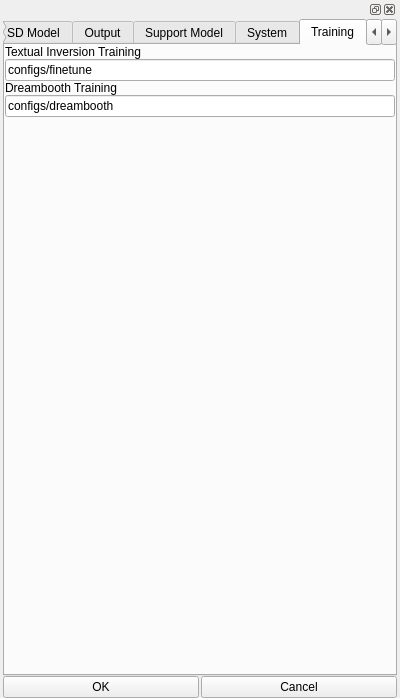
<?xml version="1.0" encoding="UTF-8"?>
<ui version="4.0">
 <class>Form</class>
 <widget class="QWidget" name="Form">
  <property name="geometry">
   <rect>
    <x>0</x>
    <y>0</y>
    <width>400</width>
    <height>698</height>
   </rect>
  </property>
  <property name="windowTitle">
   <string>Form</string>
  </property>
  <property name="accessibleName">
   <string>systemConfig</string>
  </property>
  <layout class="QVBoxLayout" name="verticalLayout_9">
   <property name="spacing">
    <number>0</number>
   </property>
   <property name="leftMargin">
    <number>3</number>
   </property>
   <property name="topMargin">
    <number>0</number>
   </property>
   <property name="rightMargin">
    <number>3</number>
   </property>
   <property name="bottomMargin">
    <number>0</number>
   </property>
   <item>
    <widget class="QDockWidget" name="dockWidget">
     <property name="accessibleName">
      <string>systemConfig</string>
     </property>
     <widget class="QWidget" name="dockWidgetContents">
      <layout class="QGridLayout" name="gridLayout">
       <property name="leftMargin">
        <number>0</number>
       </property>
       <property name="topMargin">
        <number>0</number>
       </property>
       <property name="rightMargin">
        <number>0</number>
       </property>
       <property name="bottomMargin">
        <number>0</number>
       </property>
       <property name="horizontalSpacing">
        <number>2</number>
       </property>
       <property name="verticalSpacing">
        <number>0</number>
       </property>
       <item row="1" column="0">
        <widget class="QPushButton" name="ok">
         <property name="text">
          <string>OK</string>
         </property>
        </widget>
       </item>
       <item row="1" column="1">
        <widget class="QPushButton" name="cancel">
         <property name="text">
          <string>Cancel</string>
         </property>
        </widget>
       </item>
       <item row="0" column="0" colspan="2">
        <widget class="QTabWidget" name="tabWidget">
         <property name="currentIndex">
          <number>4</number>
         </property>
         <widget class="QWidget" name="tab_2">
          <attribute name="title">
           <string>SD Model</string>
          </attribute>
          <layout class="QVBoxLayout" name="verticalLayout_11">
           <property name="spacing">
            <number>0</number>
           </property>
           <property name="leftMargin">
            <number>0</number>
           </property>
           <property name="topMargin">
            <number>0</number>
           </property>
           <property name="rightMargin">
            <number>0</number>
           </property>
           <property name="bottomMargin">
            <number>0</number>
           </property>
           <item>
            <widget class="QLabel" name="label_14">
             <property name="text">
              <string>SD Model Dir</string>
             </property>
            </widget>
           </item>
           <item>
            <widget class="QLineEdit" name="models_path">
             <property name="text">
              <string>data/models</string>
             </property>
            </widget>
           </item>
           <item>
            <widget class="QLabel" name="label_23">
             <property name="text">
              <string>Custom SD Model Dir</string>
             </property>
            </widget>
           </item>
           <item>
            <widget class="QLineEdit" name="custom_models_dir">
             <property name="text">
              <string>data/models/custom</string>
             </property>
            </widget>
           </item>
           <item>
            <widget class="QLabel" name="label_16">
             <property name="text">
              <string>Aesthetic Gradients</string>
             </property>
            </widget>
           </item>
           <item>
            <widget class="QLineEdit" name="aesthetic_gradients_dir">
             <property name="text">
              <string>data/models/aesthetic_gradient</string>
             </property>
            </widget>
           </item>
           <item>
            <widget class="QLabel" name="label_21">
             <property name="text">
              <string>Hypernetwork</string>
             </property>
            </widget>
           </item>
           <item>
            <widget class="QLineEdit" name="hypernetwork_dir">
             <property name="text">
              <string>data/hypernetworks</string>
             </property>
            </widget>
           </item>
           <item>
            <widget class="QLabel" name="label_26">
             <property name="text">
              <string>Textual Inversion</string>
             </property>
            </widget>
           </item>
           <item>
            <widget class="QLineEdit" name="textual_inversion_dir">
             <property name="text">
              <string>data/textual_inversion</string>
             </property>
            </widget>
           </item>
           <item>
            <widget class="QLabel" name="label_29">
             <property name="text">
              <string>VAE</string>
             </property>
            </widget>
           </item>
           <item>
            <widget class="QLineEdit" name="vae_dir">
             <property name="text">
              <string>data/models/vae</string>
             </property>
            </widget>
           </item>
           <item>
            <spacer name="verticalSpacer_5">
             <property name="orientation">
              <enum>Qt::Vertical</enum>
             </property>
             <property name="sizeHint" stdset="0">
              <size>
               <width>20</width>
               <height>40</height>
              </size>
             </property>
            </spacer>
           </item>
          </layout>
         </widget>
         <widget class="QWidget" name="outputPath">
          <attribute name="title">
           <string>Output</string>
          </attribute>
          <layout class="QVBoxLayout" name="verticalLayout_4">
           <property name="spacing">
            <number>0</number>
           </property>
           <property name="leftMargin">
            <number>0</number>
           </property>
           <property name="topMargin">
            <number>0</number>
           </property>
           <property name="rightMargin">
            <number>0</number>
           </property>
           <property name="bottomMargin">
            <number>0</number>
           </property>
           <item>
            <widget class="QScrollArea" name="scrollArea">
             <property name="widgetResizable">
              <bool>true</bool>
             </property>
             <widget class="QWidget" name="scrollAreaWidgetContents">
              <property name="geometry">
               <rect>
                <x>0</x>
                <y>0</y>
                <width>386</width>
                <height>619</height>
               </rect>
              </property>
              <layout class="QVBoxLayout" name="verticalLayout_3">
               <property name="spacing">
                <number>0</number>
               </property>
               <property name="leftMargin">
                <number>0</number>
               </property>
               <property name="topMargin">
                <number>0</number>
               </property>
               <property name="rightMargin">
                <number>0</number>
               </property>
               <property name="bottomMargin">
                <number>0</number>
               </property>
               <item>
                <layout class="QVBoxLayout" name="verticalLayout">
                 <property name="spacing">
                  <number>0</number>
                 </property>
                 <property name="leftMargin">
                  <number>0</number>
                 </property>
                 <property name="rightMargin">
                  <number>0</number>
                 </property>
                 <item>
                  <widget class="QLabel" name="label">
                   <property name="text">
                    <string>Text to Image Output</string>
                   </property>
                  </widget>
                 </item>
                 <item>
                  <widget class="QLineEdit" name="txt2img_out_dir">
                   <property name="text">
                    <string>data/output/txt2img</string>
                   </property>
                  </widget>
                 </item>
                 <item>
                  <widget class="QLabel" name="label_2">
                   <property name="text">
                    <string>Image to Image Temp</string>
                   </property>
                  </widget>
                 </item>
                 <item>
                  <widget class="QLineEdit" name="img2img_tmp_dir">
                   <property name="text">
                    <string>data/output/img2img/tmp</string>
                   </property>
                  </widget>
                 </item>
                 <item>
                  <widget class="QLabel" name="label_3">
                   <property name="text">
                    <string>Image to Image Output</string>
                   </property>
                  </widget>
                 </item>
                 <item>
                  <widget class="QLineEdit" name="img2img_out_dir">
                   <property name="text">
                    <string>data/output/img2img/output</string>
                   </property>
                  </widget>
                 </item>
                 <item>
                  <widget class="QLabel" name="label_7">
                   <property name="text">
                    <string>Text to Video Single Frame Output</string>
                   </property>
                  </widget>
                 </item>
                 <item>
                  <widget class="QLineEdit" name="txt2vid_single_frame_dir">
                   <property name="text">
                    <string>data/output/txt2vid/singe_frame</string>
                   </property>
                  </widget>
                 </item>
                 <item>
                  <widget class="QLabel" name="label_4">
                   <property name="text">
                    <string>Text to Video Output</string>
                   </property>
                  </widget>
                 </item>
                 <item>
                  <widget class="QLineEdit" name="txt2vid_out_dir">
                   <property name="text">
                    <string>data/output/txt2vid/outputs</string>
                   </property>
                  </widget>
                 </item>
                 <item>
                  <widget class="QLabel" name="label_5">
                   <property name="text">
                    <string>Video to Video Temp</string>
                   </property>
                  </widget>
                 </item>
                 <item>
                  <widget class="QLineEdit" name="vid2vid_tmp_dir">
                   <property name="text">
                    <string>data/output/vid2vid/tmp</string>
                   </property>
                  </widget>
                 </item>
                 <item>
                  <widget class="QLabel" name="label_8">
                   <property name="text">
                    <string>Video to Video Single Frame Output</string>
                   </property>
                  </widget>
                 </item>
                 <item>
                  <widget class="QLineEdit" name="vid2vid_single_frame_dir">
                   <property name="text">
                    <string>data/output/vid2vid/single_frame</string>
                   </property>
                  </widget>
                 </item>
                 <item>
                  <widget class="QLabel" name="label_24">
                   <property name="text">
                    <string>Video to Video Mask Temp</string>
                   </property>
                  </widget>
                 </item>
                 <item>
                  <widget class="QLineEdit" name="vid2vid_mask_tmp_dir">
                   <property name="text">
                    <string>data/output/vid2vid/mask</string>
                   </property>
                  </widget>
                 </item>
                 <item>
                  <widget class="QLabel" name="label_6">
                   <property name="text">
                    <string>Video to Video Output</string>
                   </property>
                  </widget>
                 </item>
                 <item>
                  <widget class="QLineEdit" name="vid2vid_out_dir">
                   <property name="text">
                    <string>data/output/vid2vid/output</string>
                   </property>
                  </widget>
                 </item>
                 <item>
                  <widget class="QLabel" name="label_25">
                   <property name="text">
                    <string>Outpaint Output</string>
                   </property>
                  </widget>
                 </item>
                 <item>
                  <widget class="QLineEdit" name="outpaint_out_dir">
                   <property name="text">
                    <string>data/output/outpaint</string>
                   </property>
                  </widget>
                 </item>
                 <item>
                  <widget class="QLabel" name="label_18">
                   <property name="text">
                    <string>Gallery Main Path</string>
                   </property>
                  </widget>
                 </item>
                 <item>
                  <widget class="QLineEdit" name="out_dir">
                   <property name="text">
                    <string>data/output</string>
                   </property>
                  </widget>
                 </item>
                 <item>
                  <spacer name="verticalSpacer_2">
                   <property name="orientation">
                    <enum>Qt::Vertical</enum>
                   </property>
                   <property name="sizeHint" stdset="0">
                    <size>
                     <width>20</width>
                     <height>40</height>
                    </size>
                   </property>
                  </spacer>
                 </item>
                </layout>
               </item>
              </layout>
             </widget>
            </widget>
           </item>
          </layout>
         </widget>
         <widget class="QWidget" name="modelPath">
          <attribute name="title">
           <string>Support Model</string>
          </attribute>
          <layout class="QHBoxLayout" name="horizontalLayout">
           <property name="spacing">
            <number>0</number>
           </property>
           <property name="leftMargin">
            <number>0</number>
           </property>
           <property name="topMargin">
            <number>0</number>
           </property>
           <property name="rightMargin">
            <number>0</number>
           </property>
           <property name="bottomMargin">
            <number>0</number>
           </property>
           <item>
            <widget class="QScrollArea" name="scrollArea_3">
             <property name="widgetResizable">
              <bool>true</bool>
             </property>
             <widget class="QWidget" name="scrollAreaWidgetContents_3">
              <property name="geometry">
               <rect>
                <x>0</x>
                <y>0</y>
                <width>386</width>
                <height>619</height>
               </rect>
              </property>
              <layout class="QVBoxLayout" name="verticalLayout_6">
               <property name="spacing">
                <number>0</number>
               </property>
               <property name="leftMargin">
                <number>0</number>
               </property>
               <property name="topMargin">
                <number>0</number>
               </property>
               <property name="rightMargin">
                <number>0</number>
               </property>
               <property name="bottomMargin">
                <number>0</number>
               </property>
               <item>
                <widget class="QLabel" name="label_11">
                 <property name="text">
                  <string>Adabins Model</string>
                 </property>
                </widget>
               </item>
               <item>
                <widget class="QLineEdit" name="adabins_model_file">
                 <property name="text">
                  <string>data/models/support/AdaBins_nyu.pt</string>
                 </property>
                </widget>
               </item>
               <item>
                <widget class="QLabel" name="label_12">
                 <property name="text">
                  <string>Midas Model</string>
                 </property>
                </widget>
               </item>
               <item>
                <widget class="QLineEdit" name="midas_model_file">
                 <property name="text">
                  <string>data/models/support/dpt_large-midas-2f21e586.pt</string>
                 </property>
                </widget>
               </item>
               <item>
                <widget class="QLabel" name="label_13">
                 <property name="text">
                  <string>SD Clip Model</string>
                 </property>
                </widget>
               </item>
               <item>
                <widget class="QLineEdit" name="sd_clip_model_file">
                 <property name="text">
                  <string>data/models/support/sd-clip-vit-l14-img-embed_ema_only.ckpt</string>
                 </property>
                </widget>
               </item>
               <item>
                <widget class="QLabel" name="label_19">
                 <property name="text">
                  <string>GFPGAN Model</string>
                 </property>
                </widget>
               </item>
               <item>
                <widget class="QLineEdit" name="gfpgan_model_file">
                 <property name="text">
                  <string>data/models/support/upscale/GFPGANv1.3.pth</string>
                 </property>
                </widget>
               </item>
               <item>
                <widget class="QLabel" name="label_20">
                 <property name="text">
                  <string>RealESRGAN Model Path</string>
                 </property>
                </widget>
               </item>
               <item>
                <widget class="QLineEdit" name="realesrgan_model_file">
                 <property name="text">
                  <string>data/models/support/upscale/RealESRGAN_x4plus.pth</string>
                 </property>
                </widget>
               </item>
               <item>
                <widget class="QLabel" name="label_17">
                 <property name="text">
                  <string>RealESRGAN Anime Model Path</string>
                 </property>
                </widget>
               </item>
               <item>
                <widget class="QLineEdit" name="realesrgan_anime_model_file">
                 <property name="text">
                  <string>data/models/support/upscale/RealESRGAN_x4plus_anime_6B.pth</string>
                 </property>
                </widget>
               </item>
               <item>
                <widget class="QLabel" name="label_15">
                 <property name="text">
                  <string>Blip Large Model</string>
                 </property>
                </widget>
               </item>
               <item>
                <widget class="QLineEdit" name="blip_large_model_file">
                 <property name="text">
                  <string>data/models/support/model_large_caption.pth</string>
                 </property>
                </widget>
               </item>
               <item>
                <widget class="QLabel" name="label_28">
                 <property name="text">
                  <string>Blip base Model</string>
                 </property>
                </widget>
               </item>
               <item>
                <widget class="QLineEdit" name="blip_model_file">
                 <property name="text">
                  <string>data/models/support/model_base_caption_capfilt_large.pth</string>
                 </property>
                </widget>
               </item>
               <item>
                <widget class="QLabel" name="label_27">
                 <property name="text">
                  <string>Suport Models</string>
                 </property>
                </widget>
               </item>
               <item>
                <widget class="QLineEdit" name="support_models_dir">
                 <property name="text">
                  <string>data/models/support</string>
                 </property>
                </widget>
               </item>
               <item>
                <spacer name="verticalSpacer">
                 <property name="orientation">
                  <enum>Qt::Vertical</enum>
                 </property>
                 <property name="sizeHint" stdset="0">
                  <size>
                   <width>20</width>
                   <height>40</height>
                  </size>
                 </property>
                </spacer>
               </item>
              </layout>
             </widget>
            </widget>
           </item>
          </layout>
         </widget>
         <widget class="QWidget" name="systemPath">
          <attribute name="title">
           <string>System</string>
          </attribute>
          <layout class="QVBoxLayout" name="verticalLayout_2">
           <property name="spacing">
            <number>2</number>
           </property>
           <property name="leftMargin">
            <number>0</number>
           </property>
           <property name="topMargin">
            <number>0</number>
           </property>
           <property name="rightMargin">
            <number>0</number>
           </property>
           <property name="bottomMargin">
            <number>0</number>
           </property>
           <item>
            <widget class="QScrollArea" name="scrollArea_2">
             <property name="widgetResizable">
              <bool>true</bool>
             </property>
             <widget class="QWidget" name="scrollAreaWidgetContents_2">
              <property name="geometry">
               <rect>
                <x>0</x>
                <y>0</y>
                <width>386</width>
                <height>619</height>
               </rect>
              </property>
              <layout class="QVBoxLayout" name="verticalLayout_7">
               <property name="spacing">
                <number>0</number>
               </property>
               <property name="leftMargin">
                <number>0</number>
               </property>
               <property name="topMargin">
                <number>0</number>
               </property>
               <property name="rightMargin">
                <number>0</number>
               </property>
               <property name="bottomMargin">
                <number>0</number>
               </property>
               <item>
                <widget class="QLabel" name="label_9">
                 <property name="text">
                  <string>ffmpeg Path</string>
                 </property>
                </widget>
               </item>
               <item>
                <widget class="QLineEdit" name="ffmpeg_file">
                 <property name="text">
                  <string>C:\\tools\\ffmpeg\\bin\\ffmpeg.exe</string>
                 </property>
                </widget>
               </item>
               <item>
                <widget class="QLabel" name="label_10">
                 <property name="text">
                  <string>Settings Path</string>
                 </property>
                </widget>
               </item>
               <item>
                <widget class="QLineEdit" name="settingsPath">
                 <property name="text">
                  <string>configs/ainodes/webui_settings.json</string>
                 </property>
                </widget>
               </item>
               <item>
                <widget class="QLabel" name="label_30">
                 <property name="text">
                  <string>Output path mode</string>
                 </property>
                </widget>
               </item>
               <item>
                <widget class="QComboBox" name="pathmode">
                 <item>
                  <property name="text">
                   <string>subfolder</string>
                  </property>
                 </item>
                 <item>
                  <property name="text">
                   <string>date_folder</string>
                  </property>
                 </item>
                </widget>
               </item>
               <item>
                <widget class="QLabel" name="label_31">
                 <property name="text">
                  <string>Default Yaml</string>
                 </property>
                </widget>
               </item>
               <item>
                <widget class="QLineEdit" name="default_config_yaml_dir">
                 <property name="text">
                  <string>data/default_configs</string>
                 </property>
                </widget>
               </item>
               <item>
                <widget class="QLabel" name="label_34">
                 <property name="text">
                  <string>Content DB</string>
                 </property>
                </widget>
               </item>
               <item>
                <widget class="QLineEdit" name="content_db_dir">
                 <property name="text">
                  <string>data/content_db</string>
                 </property>
                </widget>
               </item>
               <item>
                <widget class="QLabel" name="label_37">
                 <property name="text">
                  <string>V1 inference yaml</string>
                 </property>
                </widget>
               </item>
               <item>
                <widget class="QLineEdit" name="v1_inference_yaml_file">
                 <property name="text">
                  <string>configs/stable-diffusion/v1-inference.yaml</string>
                 </property>
                </widget>
               </item>
               <item>
                <widget class="QLabel" name="label_38">
                 <property name="text">
                  <string>V2 inference yaml</string>
                 </property>
                </widget>
               </item>
               <item>
                <widget class="QLineEdit" name="v2_inference_yaml_file">
                 <property name="text">
                  <string>configs/stable-diffusion/v2-inference.yaml</string>
                 </property>
                </widget>
               </item>
               <item>
                <widget class="QLabel" name="label_39">
                 <property name="text">
                  <string>V2 upscale inference yaml</string>
                 </property>
                </widget>
               </item>
               <item>
                <widget class="QLineEdit" name="v2_upscale_inference_yaml_file">
                 <property name="text">
                  <string>backend/sdv2/v2_upscale_inference_yaml_file.yaml</string>
                 </property>
                </widget>
               </item>
               <item>
                <widget class="QLabel" name="label_40">
                 <property name="text">
                  <string>V2 upscale model</string>
                 </property>
                </widget>
               </item>
               <item>
                <widget class="QLineEdit" name="v2_upscale_model_file">
                 <property name="text">
                  <string>data/models/768-v-ema.ckpt</string>
                 </property>
                </widget>
               </item>
               <item>
                <widget class="QLabel" name="label_41">
                 <property name="text">
                  <string>V2 midas inference yaml</string>
                 </property>
                </widget>
               </item>
               <item>
                <widget class="QLineEdit" name="v2_midas_inference_yaml_file">
                 <property name="text">
                  <string>backend/sdv2/v2-midas-inference.yaml</string>
                 </property>
                </widget>
               </item>
               <item>
                <spacer name="verticalSpacer_3">
                 <property name="orientation">
                  <enum>Qt::Vertical</enum>
                 </property>
                 <property name="sizeHint" stdset="0">
                  <size>
                   <width>20</width>
                   <height>40</height>
                  </size>
                 </property>
                </spacer>
               </item>
              </layout>
             </widget>
            </widget>
           </item>
          </layout>
         </widget>
         <widget class="QWidget" name="tab_3">
          <attribute name="title">
           <string>Training</string>
          </attribute>
          <layout class="QVBoxLayout" name="verticalLayout_12">
           <property name="spacing">
            <number>0</number>
           </property>
           <property name="leftMargin">
            <number>0</number>
           </property>
           <property name="topMargin">
            <number>0</number>
           </property>
           <property name="rightMargin">
            <number>0</number>
           </property>
           <property name="bottomMargin">
            <number>0</number>
           </property>
           <item>
            <widget class="QLabel" name="label_32">
             <property name="text">
              <string>Textual Inversion Training</string>
             </property>
            </widget>
           </item>
           <item>
            <widget class="QLineEdit" name="finetune_config_dir">
             <property name="text">
              <string>configs/finetune</string>
             </property>
            </widget>
           </item>
           <item>
            <widget class="QLabel" name="label_33">
             <property name="text">
              <string>Dreambooth Training</string>
             </property>
            </widget>
           </item>
           <item>
            <widget class="QLineEdit" name="dreambooth_config_dir">
             <property name="text">
              <string>configs/dreambooth</string>
             </property>
            </widget>
           </item>
           <item>
            <spacer name="verticalSpacer_6">
             <property name="orientation">
              <enum>Qt::Vertical</enum>
             </property>
             <property name="sizeHint" stdset="0">
              <size>
               <width>20</width>
               <height>494</height>
              </size>
             </property>
            </spacer>
           </item>
          </layout>
         </widget>
         <widget class="QWidget" name="CPUGPU">
          <attribute name="title">
           <string>GPU / CPU</string>
          </attribute>
          <layout class="QVBoxLayout" name="verticalLayout_5">
           <property name="spacing">
            <number>0</number>
           </property>
           <property name="leftMargin">
            <number>0</number>
           </property>
           <property name="topMargin">
            <number>0</number>
           </property>
           <property name="rightMargin">
            <number>0</number>
           </property>
           <property name="bottomMargin">
            <number>0</number>
           </property>
           <item>
            <widget class="QScrollArea" name="scrollArea_4">
             <property name="widgetResizable">
              <bool>true</bool>
             </property>
             <widget class="QWidget" name="scrollAreaWidgetContents_4">
              <property name="geometry">
               <rect>
                <x>0</x>
                <y>0</y>
                <width>386</width>
                <height>619</height>
               </rect>
              </property>
              <layout class="QVBoxLayout" name="verticalLayout_10">
               <property name="spacing">
                <number>0</number>
               </property>
               <property name="leftMargin">
                <number>0</number>
               </property>
               <property name="topMargin">
                <number>0</number>
               </property>
               <property name="rightMargin">
                <number>0</number>
               </property>
               <property name="bottomMargin">
                <number>0</number>
               </property>
               <item>
                <widget class="QLabel" name="label_22">
                 <property name="text">
                  <string>GPU</string>
                 </property>
                </widget>
               </item>
               <item>
                <widget class="QLineEdit" name="gpu">
                 <property name="text">
                  <string>0</string>
                 </property>
                </widget>
               </item>
               <item>
                <widget class="QCheckBox" name="gfpgan_cpu">
                 <property name="text">
                  <string>GFPGAN CPU</string>
                 </property>
                </widget>
               </item>
               <item>
                <widget class="QCheckBox" name="realesrgan_cpu">
                 <property name="text">
                  <string>RealESRGAN CPU</string>
                 </property>
                </widget>
               </item>
               <item>
                <widget class="QCheckBox" name="extra_models_cpu">
                 <property name="text">
                  <string>Extra Models CPU</string>
                 </property>
                </widget>
               </item>
               <item>
                <widget class="QCheckBox" name="extra_models_gpu">
                 <property name="text">
                  <string>Extra Models GPU</string>
                 </property>
                </widget>
               </item>
               <item>
                <widget class="QCheckBox" name="xformer">
                 <property name="text">
                  <string>xformers</string>
                 </property>
                </widget>
               </item>
               <item>
                <spacer name="verticalSpacer_4">
                 <property name="orientation">
                  <enum>Qt::Vertical</enum>
                 </property>
                 <property name="sizeHint" stdset="0">
                  <size>
                   <width>20</width>
                   <height>40</height>
                  </size>
                 </property>
                </spacer>
               </item>
              </layout>
             </widget>
            </widget>
           </item>
          </layout>
         </widget>
        </widget>
       </item>
      </layout>
     </widget>
    </widget>
   </item>
  </layout>
 </widget>
 <resources/>
 <connections/>
</ui>
